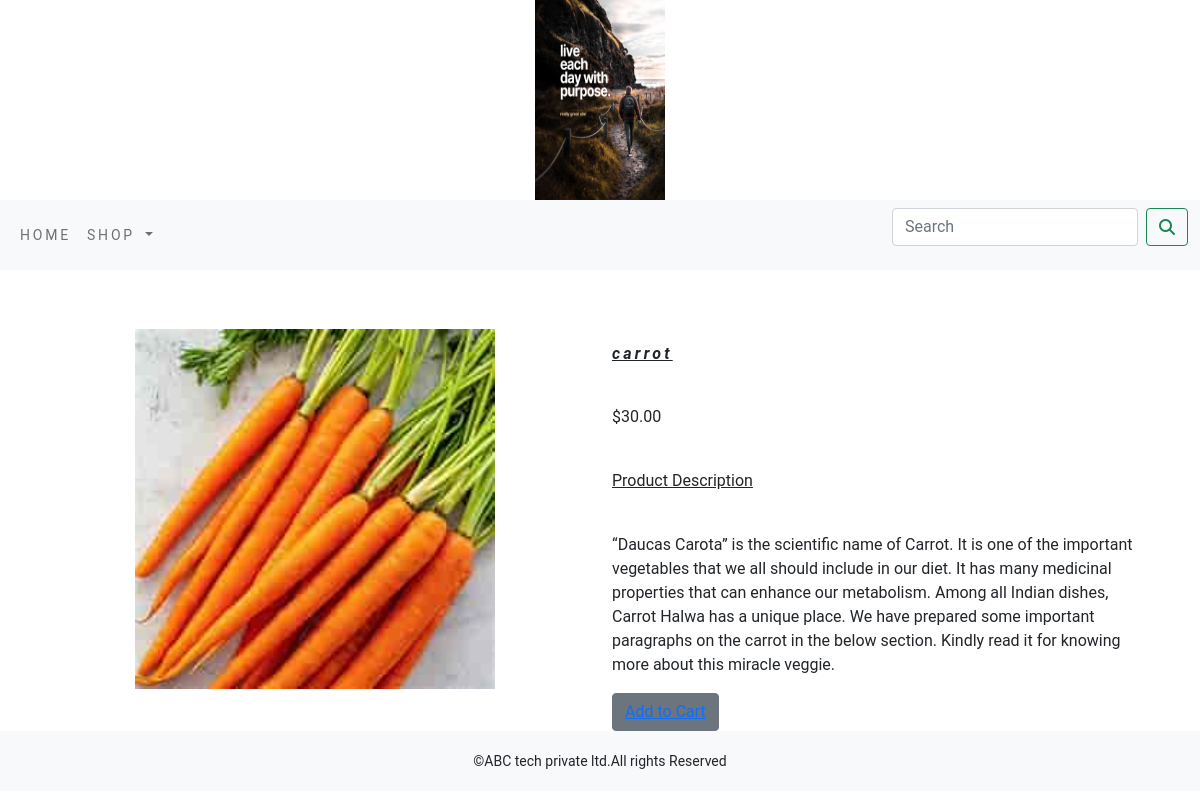
/vegetables/carrot/, run on the app's committed database.
### shop/models.py (models this page shows)
class Product(models.Model):
    objects = None
    name=models.CharField(max_length=250,unique=True)
    slug=models.SlugField(max_length=250,unique=True)
    description=models.TextField(blank=True)
    price=models.DecimalField(max_digits=10,decimal_places=2)
    category=models.ForeignKey(Category,on_delete=models.CASCADE)
    image = models.ImageField(upload_to='product', blank=True)
    stock=models.IntegerField()
    available=models.BooleanField(default=True)
    created=models.DateTimeField(auto_now_add=True)
    updated=models.DateTimeField(auto_now=True)
    def get_url(self):
        return reverse('shop:prodCatDetail', args=[self.category.slug,self.slug])

### shop/views.py (the view)
# urls.py: path('<slug:c_slug>/<slug:product_slug>/', views.proDetail, name='prodCatDetail')
def proDetail (request,c_slug,product_slug):
    try:
        product = Product.objects.get(category__slug=c_slug,slug=product_slug)
    except Exception as e:
        raise e
    return render(request,'product.html',{'product': product})

### cart/context_processors.py (called while the page is built)
def counter(request):
    item_count=0
    if 'admin' in request.path:
        return {}
    else:
        try:
            cart=Cart.objects.filter(cart_id=_cart_id(request))
            car_items=CartItem.objects.all().filter(cart=cart[:1])
            for cart_item in car_items:
                 item_count += cart_item.quantity
        except Cart.DoesNotExist:
         item_count =0
    return dict(item_count=item_count)

### cart/views.py (called while the page is built)
def _cart_id(request):
    cart=request.session.session_key
    if not cart:
        cart=request.session.create()
    return cart

### shop/context_processors.py (called while the page is built)
def menu_links(request):
    links = Category.objects.all()
    return dict(links=links)

### templates/product.html (shortened to what this page needs)
{% extends 'base.html' %}
{% load static %}
 {% block body %}
<div class="row my_prod_row_class">
</div>
    <div class="container">
<br>
<div class="row">
    <div class="col-12 col-sm-12-col-md-12 col-lg-6 text-center">
        <div style="min-width:18rem">
            <img src="{{ product.image.url }}" alt="{{ product.name }}" width="360px;">
        </div>
    </div>
        <div class="col-12 col-sm-12 col-md-12 col-lg-6">
            <div>
            <h1 class="my_prod_title"><u><i><b>{{ product.name }}</b></i></u></h1><br>
            <p>${{ product.price }}</p><br>
            <p><u>Product Description</u></p><br>
            <p class="text-justify my_prod_text">{{ product.description }}</p>
                {% if product.stock <= 0 %}
                        <p class="text-justify my_prod_text"><b>Out of stock</b></p>
                {% else %}
                     <button class="btn btn-secondary">
                     <a  href="{% url 'cart:add_cart' product.id %}">Add to Cart</a></button>
                {% endif %}
            </div>
        </div>
</div>
</div>
{% endblock %}

### static/css/custom.css (style rules this page uses)
body { font-family:'Roboto',sans-serif; }
.my_prod_row_class { padding-top:15px; padding-bottom:20px; }
.my_prod_title { font-size:16px; text_transform:uppercase; letter-spacing:.2em; padding-top:15px; padding-bottom:10px; }
.my_prod_text { padding-right:20px; }

### data on the page
Product: image (picture), name "carrot", price "30.00", description "“Daucas Carota” is the scientific name of Carrot. It is one of the important vegetables that we all should include in our diet. It has many medicinal properties that can enhance our metabolism. Among all Indian dishes, Carrot Halwa has a unique place. We have prepared some important paragraphs on the carrot in the below section. Kindly read it for knowing more about this miracle veggie."
